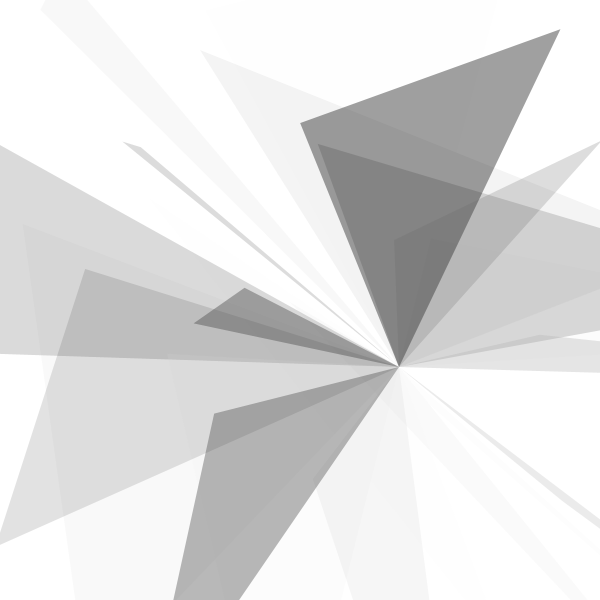
Frame 1 (no input)
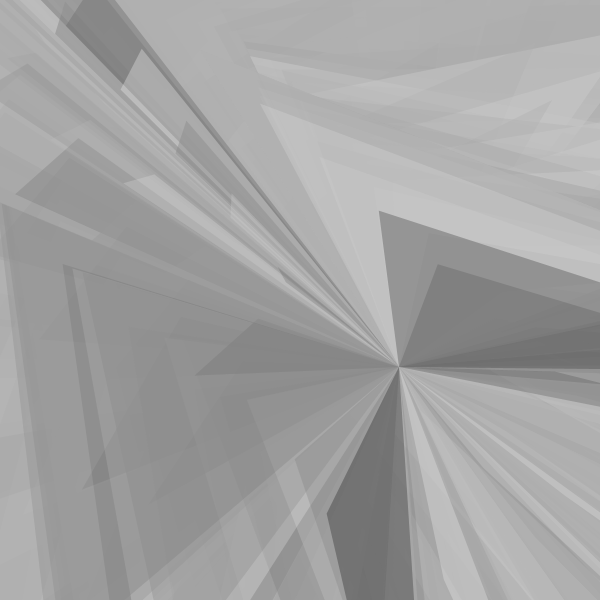
Frame 60 (the mouse pressed at the canvas centre just before this capture)
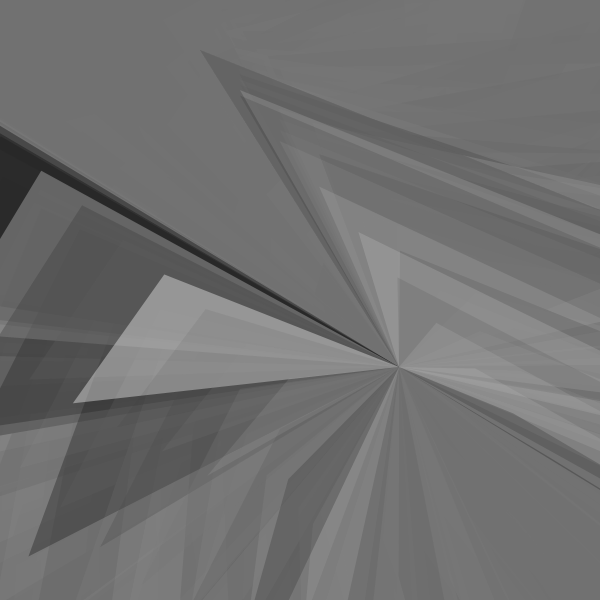
Frame 120 (the mouse held since frame 60 and released just before this capture)

The Processing sketch that drew these frames (run headless with seeded random() and noise(); from frame 60 on, the mouse is pressed at the canvas centre):

// Processing sketch: processing_139869
// ── processing_139869.pde

float angle = 5.0; 
float speed = 0.09; 
float radiusX = 150.0; 
float radiusY = 150.0;
float sx = 2.0;
float sy = 2.0;
void setup() {
  size(600, 600);
  noStroke();
  smooth();
}
void draw() {

  rect(0, 0, width, height);
  angle += speed;
  for (int i=0; i<20; i++) {
    float sinval = sin(angle*i/5);
    float cosval = cos(angle*i/5);
    float x = 50+i*20 + (cosval * radiusX);
    float y = 50 +i*20+ (sinval * radiusY);
    float x2 = 250 +i*20+ (cosval * radiusX*3);
    float y2 =250 +i*20+ (sinval * radiusY*3);
    fill (random (255),random (123));
    triangle(x, y, x2, y2, 399, 367);
    //triangle(x, y, 439, 400,389,15); 
    //triangle(x,y,150,250,450,20);
  }
}
